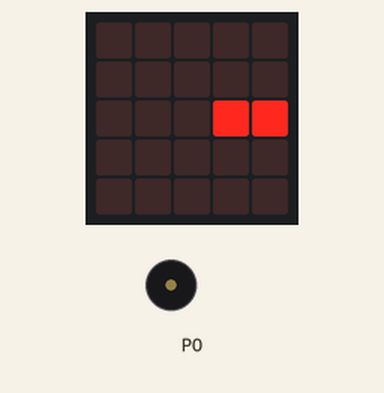
Recording of a program running on a simulated BBC micro:bit (MakeCode). Shown: the board's 5×5 LED display, buzzer (waves = sounding).

Above: at 0.2 s.
Timing chart, 0 to 130.0 s (numbered marks = the images above):
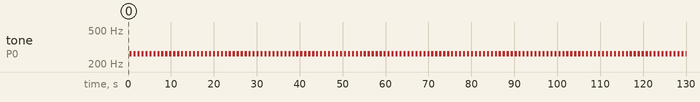

The program:

main.ts
```typescript
basic.forever(function () {
    led.plot(0, 0)
    basic.showLeds(`
        . . . . .
        . . . . .
        . . . # #
        . . . . .
        . . . . .
        `)
    music.play(music.tonePlayable(262, music.beat(BeatFraction.Whole)), music.PlaybackMode.UntilDone)
})
```

test.ts
```typescript
// .
```

Measured:
- by itself, tone on P0: alternates 262 Hz for 0.50 s and silent for 0.43 s
